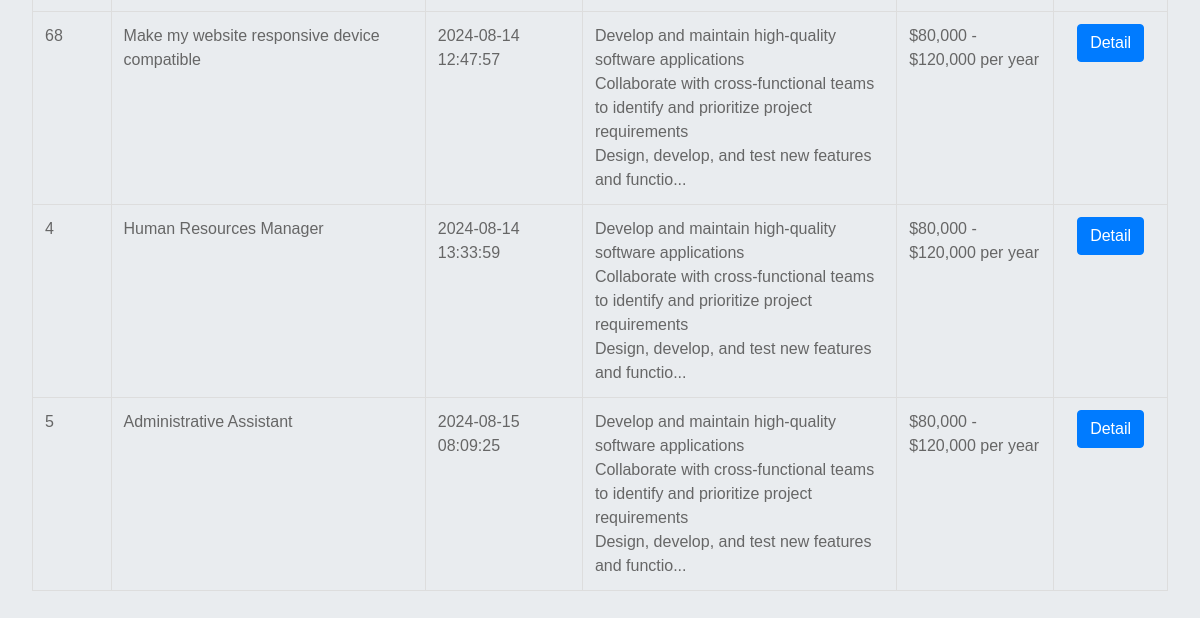
Before: /employees/dashboard.php (signed in, lower part) with the older database file.
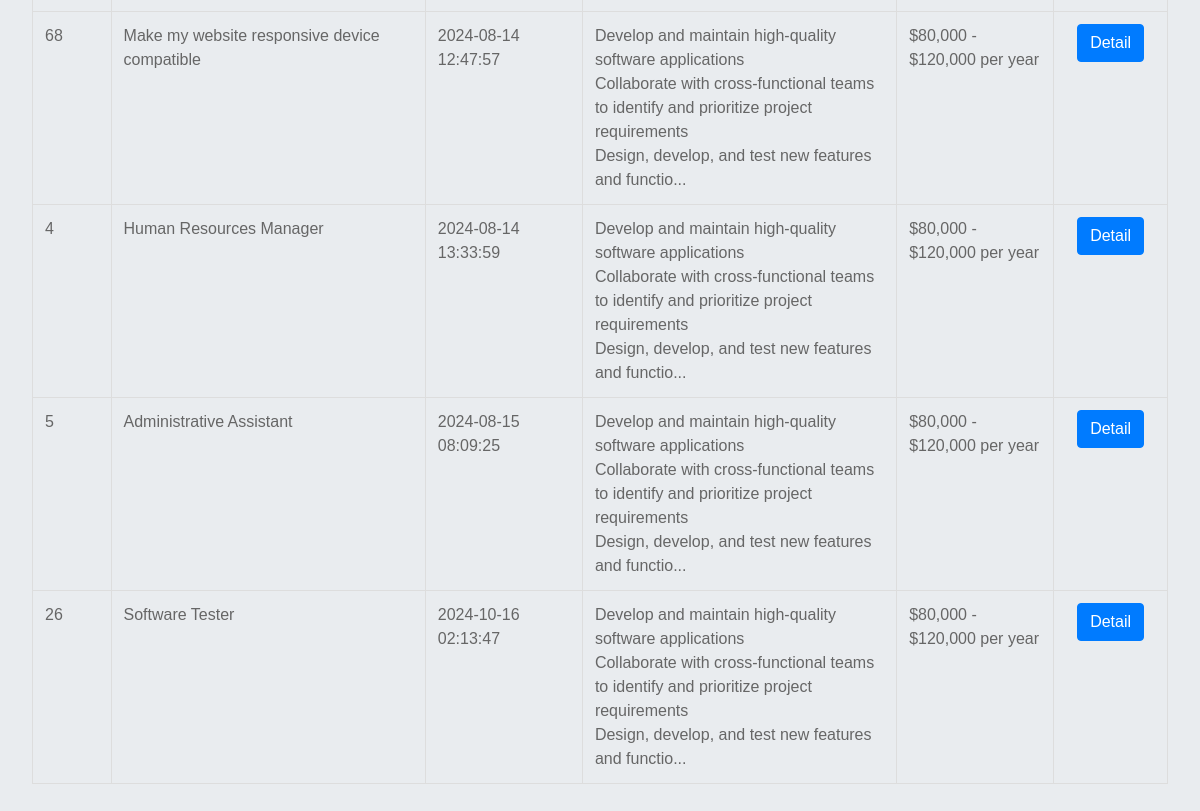
After: the same page with the newer database file.
### tables this page shows
CREATE TABLE `applied_jobs` (
  `id` int(11) NOT NULL,
  `employee_id` bigint(20) UNSIGNED NOT NULL,
  `job_id` int(11) NOT NULL,
  `application_date` datetime NOT NULL,
  `status` enum('applied','interviewing','offer','rejected','withdrawn') NOT NULL,
  `interview_date` datetime DEFAULT NULL,
  `interviewer` varchar(50) DEFAULT NULL,
  `notes` text DEFAULT NULL
);

CREATE TABLE `jobs` (
  `id` int(11) NOT NULL,
  `job_title` varchar(100) NOT NULL,
  `job_desc` text NOT NULL,
  `responsibilities` text DEFAULT NULL,
  `experience` text DEFAULT NULL,
  `skills` text DEFAULT NULL,
  `requirements` text DEFAULT NULL,
  `salary` varchar(50) DEFAULT NULL,
  `job_location` varchar(100) NOT NULL,
  `employer` varchar(50) NOT NULL,
  `employer_id` int(100) NOT NULL,
  `status` int(10) DEFAULT NULL,
  `created_at` timestamp NOT NULL DEFAULT current_timestamp(),
  `updated_at` timestamp NULL DEFAULT NULL,
  `deleted_at` timestamp NULL DEFAULT NULL
);

### employees/dashboard.php (the view, shortened to what this page needs)
<?php
$db = new Database();
$conn = $db->getConnection();
$employeeId = $_SESSION['user_id'];
$stmt = $conn->prepare("SELECT aj.application_date, aj.status, j.ID, j.job_title, j.responsibilities, j.salary FROM applied_jobs aj INNER JOIN jobs j ON aj.job_id = j.ID WHERE aj.employee_id = ?");
$stmt->bind_param("i", $employeeId);
$stmt->execute();
$result = $stmt->get_result();
$appliedJobs = array();
while ($row = $result->fetch_assoc()) {
  $appliedJobs[] = $row;
}
?>
<?php include '../components/head.php'; ?>
<body style="background-image: linear-gradient(to right, #1f2766, #1f2766);">
<?php include '../navbars/nav__employee.php'; ?>
<div class="jumbotron" style="margin-left: 0px;">
  <table class="table">
    <tbody>
      <?php foreach ($appliedJobs as $job): ?>
        <tr>
          <td class="tb-s"><?= $job['ID']; ?></td>
          <td class="tb-l"><?= $job['job_title']; ?></td>
          <td class="tb-m"><?= $job['application_date']; ?></td>
          <td class="tb-l"><?= substr($job['responsibilities'], 0, 200); ?>...</td>
          <td class="tb-m"><?= $job['salary']; ?></td>
          <td class="tb-s"><center><a href="<?php echo JOBS_URL; ?>/detail.php?id=<?= urlencode($job['ID']); ?>" class="btn btn-primary">Detail</a></center></td>
        </tr>
      <?php endforeach; ?>
    </tbody>
  </table>
</div>
</body>
</html>

Changed rows visible on the page:
added applied_jobs: job "26", job.job_title "Software Tester", application_date "2024-10-16 02:13:47", job.responsibilities "Develop and maintain high-quality software applications Collaborate with cross-functional teams to identify and prioritize project requirements Design, develop, and test new features and functio", job.salary "$80,000 - $120,000 per year"
